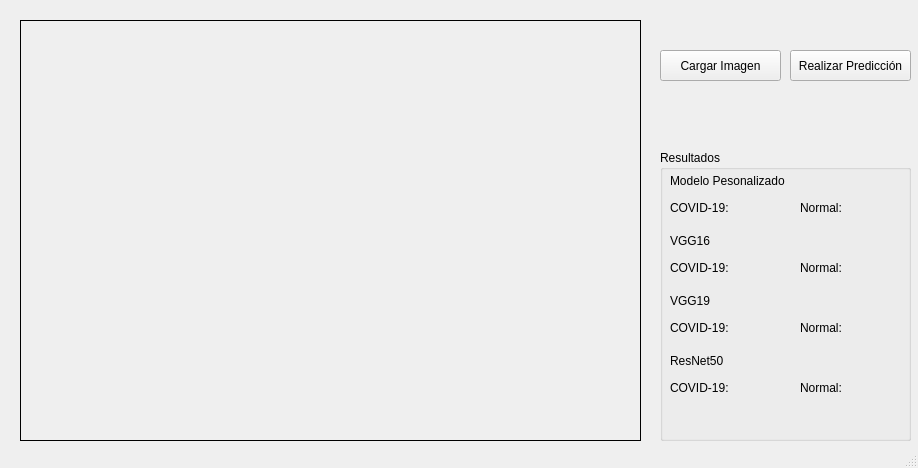
<?xml version="1.0" encoding="UTF-8"?>
<ui version="4.0">
 <class>MainWindow</class>
 <widget class="QMainWindow" name="MainWindow">
  <property name="enabled">
   <bool>true</bool>
  </property>
  <property name="geometry">
   <rect>
    <x>0</x>
    <y>0</y>
    <width>918</width>
    <height>468</height>
   </rect>
  </property>
  <property name="contextMenuPolicy">
   <enum>Qt::DefaultContextMenu</enum>
  </property>
  <property name="windowTitle">
   <string>Diagnóstico RNC</string>
  </property>
  <property name="layoutDirection">
   <enum>Qt::LeftToRight</enum>
  </property>
  <property name="autoFillBackground">
   <bool>false</bool>
  </property>
  <property name="animated">
   <bool>true</bool>
  </property>
  <property name="documentMode">
   <bool>false</bool>
  </property>
  <property name="tabShape">
   <enum>QTabWidget::Triangular</enum>
  </property>
  <widget class="QWidget" name="centralwidget">
   <widget class="QFrame" name="marcoPrincipal">
    <property name="geometry">
     <rect>
      <x>20</x>
      <y>20</y>
      <width>621</width>
      <height>421</height>
     </rect>
    </property>
    <property name="frameShape">
     <enum>QFrame::StyledPanel</enum>
    </property>
    <property name="frameShadow">
     <enum>QFrame::Raised</enum>
    </property>
    <widget class="QLabel" name="label_13">
     <property name="geometry">
      <rect>
       <x>0</x>
       <y>0</y>
       <width>621</width>
       <height>421</height>
      </rect>
     </property>
     <property name="frameShape">
      <enum>QFrame::Box</enum>
     </property>
     <property name="text">
      <string/>
     </property>
    </widget>
   </widget>
   <widget class="QGroupBox" name="marcoResultadosRNC">
    <property name="geometry">
     <rect>
      <x>660</x>
      <y>150</y>
      <width>251</width>
      <height>291</height>
     </rect>
    </property>
    <property name="title">
     <string>Resultados</string>
    </property>
    <widget class="QLabel" name="label">
     <property name="geometry">
      <rect>
       <x>10</x>
       <y>50</y>
       <width>61</width>
       <height>16</height>
      </rect>
     </property>
     <property name="text">
      <string>COVID-19:</string>
     </property>
    </widget>
    <widget class="QLabel" name="label_2">
     <property name="geometry">
      <rect>
       <x>140</x>
       <y>50</y>
       <width>51</width>
       <height>16</height>
      </rect>
     </property>
     <property name="text">
      <string>Normal:</string>
     </property>
    </widget>
    <widget class="QLabel" name="resultadoCovidMP">
     <property name="geometry">
      <rect>
       <x>74</x>
       <y>50</y>
       <width>61</width>
       <height>20</height>
      </rect>
     </property>
     <property name="text">
      <string/>
     </property>
    </widget>
    <widget class="QLabel" name="resultadoNormalMP">
     <property name="geometry">
      <rect>
       <x>190</x>
       <y>50</y>
       <width>55</width>
       <height>16</height>
      </rect>
     </property>
     <property name="text">
      <string/>
     </property>
    </widget>
    <widget class="QLabel" name="label_3">
     <property name="geometry">
      <rect>
       <x>10</x>
       <y>20</y>
       <width>121</width>
       <height>21</height>
      </rect>
     </property>
     <property name="text">
      <string>Modelo Pesonalizado</string>
     </property>
    </widget>
    <widget class="QLabel" name="label_4">
     <property name="geometry">
      <rect>
       <x>10</x>
       <y>110</y>
       <width>61</width>
       <height>16</height>
      </rect>
     </property>
     <property name="text">
      <string>COVID-19:</string>
     </property>
    </widget>
    <widget class="QLabel" name="label_5">
     <property name="geometry">
      <rect>
       <x>140</x>
       <y>110</y>
       <width>51</width>
       <height>16</height>
      </rect>
     </property>
     <property name="text">
      <string>Normal:</string>
     </property>
    </widget>
    <widget class="QLabel" name="label_6">
     <property name="geometry">
      <rect>
       <x>10</x>
       <y>80</y>
       <width>121</width>
       <height>21</height>
      </rect>
     </property>
     <property name="text">
      <string>VGG16</string>
     </property>
    </widget>
    <widget class="QLabel" name="label_7">
     <property name="geometry">
      <rect>
       <x>10</x>
       <y>170</y>
       <width>61</width>
       <height>16</height>
      </rect>
     </property>
     <property name="text">
      <string>COVID-19:</string>
     </property>
    </widget>
    <widget class="QLabel" name="label_8">
     <property name="geometry">
      <rect>
       <x>140</x>
       <y>170</y>
       <width>51</width>
       <height>16</height>
      </rect>
     </property>
     <property name="text">
      <string>Normal:</string>
     </property>
    </widget>
    <widget class="QLabel" name="label_9">
     <property name="geometry">
      <rect>
       <x>10</x>
       <y>140</y>
       <width>121</width>
       <height>21</height>
      </rect>
     </property>
     <property name="text">
      <string>VGG19</string>
     </property>
    </widget>
    <widget class="QLabel" name="label_10">
     <property name="geometry">
      <rect>
       <x>10</x>
       <y>230</y>
       <width>61</width>
       <height>16</height>
      </rect>
     </property>
     <property name="text">
      <string>COVID-19:</string>
     </property>
    </widget>
    <widget class="QLabel" name="label_11">
     <property name="geometry">
      <rect>
       <x>140</x>
       <y>230</y>
       <width>51</width>
       <height>16</height>
      </rect>
     </property>
     <property name="text">
      <string>Normal:</string>
     </property>
    </widget>
    <widget class="QLabel" name="label_12">
     <property name="geometry">
      <rect>
       <x>10</x>
       <y>200</y>
       <width>121</width>
       <height>21</height>
      </rect>
     </property>
     <property name="text">
      <string>ResNet50</string>
     </property>
    </widget>
    <widget class="QLabel" name="resultadoNormalVGG16">
     <property name="geometry">
      <rect>
       <x>186</x>
       <y>110</y>
       <width>55</width>
       <height>16</height>
      </rect>
     </property>
     <property name="text">
      <string/>
     </property>
    </widget>
    <widget class="QLabel" name="resultadoCovidVGG16">
     <property name="geometry">
      <rect>
       <x>70</x>
       <y>110</y>
       <width>61</width>
       <height>20</height>
      </rect>
     </property>
     <property name="text">
      <string/>
     </property>
    </widget>
    <widget class="QLabel" name="resultadoNormalVGG19">
     <property name="geometry">
      <rect>
       <x>186</x>
       <y>170</y>
       <width>55</width>
       <height>16</height>
      </rect>
     </property>
     <property name="text">
      <string/>
     </property>
    </widget>
    <widget class="QLabel" name="resultadoCovidVGG19">
     <property name="geometry">
      <rect>
       <x>70</x>
       <y>170</y>
       <width>61</width>
       <height>20</height>
      </rect>
     </property>
     <property name="text">
      <string/>
     </property>
    </widget>
    <widget class="QLabel" name="resultadoNormalResNet">
     <property name="geometry">
      <rect>
       <x>186</x>
       <y>230</y>
       <width>55</width>
       <height>16</height>
      </rect>
     </property>
     <property name="text">
      <string/>
     </property>
    </widget>
    <widget class="QLabel" name="resultadoCovidResNet">
     <property name="geometry">
      <rect>
       <x>70</x>
       <y>230</y>
       <width>61</width>
       <height>20</height>
      </rect>
     </property>
     <property name="text">
      <string/>
     </property>
    </widget>
   </widget>
   <widget class="QPushButton" name="botonCargarImagen">
    <property name="geometry">
     <rect>
      <x>660</x>
      <y>50</y>
      <width>121</width>
      <height>31</height>
     </rect>
    </property>
    <property name="text">
     <string>Cargar Imagen</string>
    </property>
   </widget>
   <widget class="QPushButton" name="realizarPrediccion">
    <property name="geometry">
     <rect>
      <x>790</x>
      <y>50</y>
      <width>121</width>
      <height>31</height>
     </rect>
    </property>
    <property name="text">
     <string>Realizar Predicción</string>
    </property>
   </widget>
  </widget>
  <widget class="QStatusBar" name="statusbar"/>
 </widget>
 <resources/>
 <connections/>
</ui>
